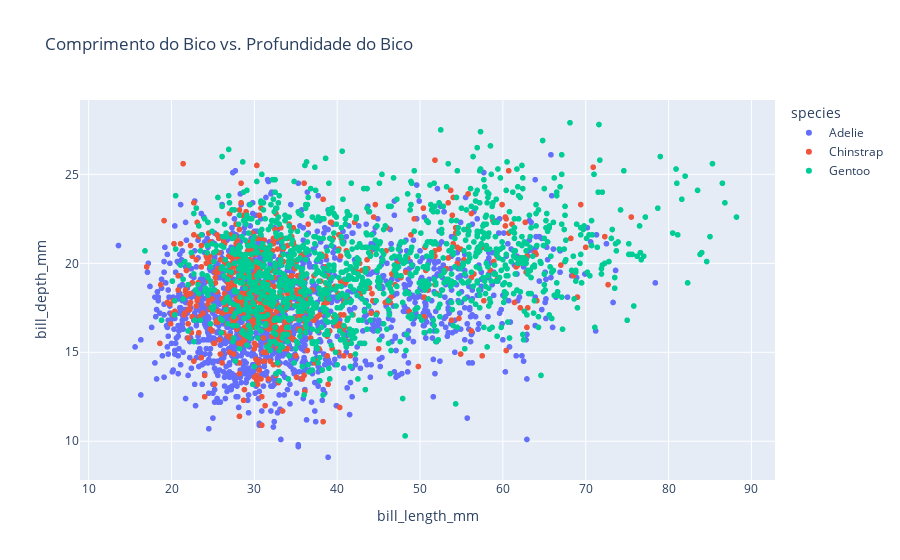

This figure's notebook cell:
### Markdown cell above
### • Crie gráficos para visualizar as diferenças entre as espécies de pinguins com base nas características físicas. Use gráficos de dispersão, boxplot e histogramas para mostrar as distribuições e comparações entre as variáveis.

### Code cell
# Gráfico de dispersão para comprimento do bico vs. profundidade do bico
fig_scatter_bill = px.scatter(dataset_penguins, x='bill_length_mm', y='bill_depth_mm', color='species',
                              title='Comprimento do Bico vs. Profundidade do Bico')
fig_scatter_bill.show()

### Figure 1 — Plotly figure (JSON) as saved in the notebook; plotly's stock layout.template omitted (floating-point values rounded to 4 significant figures; data arrays with more than 128 entries replaced by an {"elided": "..."} marker saying what was removed)
{"data": [{"hovertemplate": "species=Adelie<br>bill_length_mm=%{x}<br>bill_depth_mm=%{y}<extra></extra>", "legendgroup": "Adelie", "marker": {"color": "#636efa", "symbol": "circle"}, "mode": "markers", "name": "Adelie", "showlegend": true, "type": "scattergl", "x": {"elided": "1560 float values"}, "xaxis": "x", "y": {"elided": "1560 float values"}, "yaxis": "y"}, {"hovertemplate": "species=Chinstrap<br>bill_length_mm=%{x}<br>bill_depth_mm=%{y}<extra></extra>", "legendgroup": "Chinstrap", "marker": {"color": "#EF553B", "symbol": "circle"}, "mode": "markers", "name": "Chinstrap", "showlegend": true, "type": "scattergl", "x": {"elided": "623 float values"}, "xaxis": "x", "y": {"elided": "623 float values"}, "yaxis": "y"}, {"hovertemplate": "species=Gentoo<br>bill_length_mm=%{x}<br>bill_depth_mm=%{y}<extra></extra>", "legendgroup": "Gentoo", "marker": {"color": "#00cc96", "symbol": "circle"}, "mode": "markers", "name": "Gentoo", "showlegend": true, "type": "scattergl", "x": {"elided": "1247 float values"}, "xaxis": "x", "y": {"elided": "1247 float values"}, "yaxis": "y"}], "layout": {"autosize": true, "legend": {"title": {"text": "species"}, "tracegroupgap": 0}, "title": {"text": "Comprimento do Bico vs. Profundidade do Bico"}, "xaxis": {"anchor": "y", "autorange": true, "domain": [0, 1], "range": [8.923, 92.88], "title": {"text": "bill_length_mm"}, "type": "linear"}, "yaxis": {"anchor": "x", "autorange": true, "domain": [0, 1], "range": [7.549, 29.45], "title": {"text": "bill_depth_mm"}, "type": "linear"}}}
